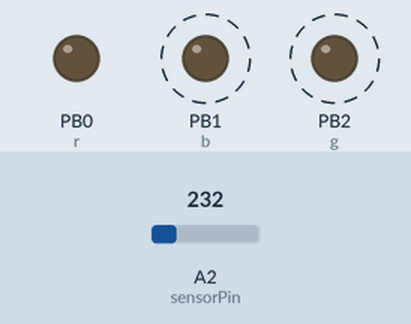
Bench run of a sketch on a simulated ATtiny85, built with avr-gcc and run on an emulated ATtiny85. Shown: output pins drawn as LEDs (lit = HIGH). Dashed ring = blinking. Inputs (shaded band) come from the test bench; at power-on: A2 (sensorPin) = 232. Pins used as bus, display or sensor lines are not drawn.

Above: at 1.8 s.
1.9 s: A2 (sensorPin) set to 255
At 2.3 s:
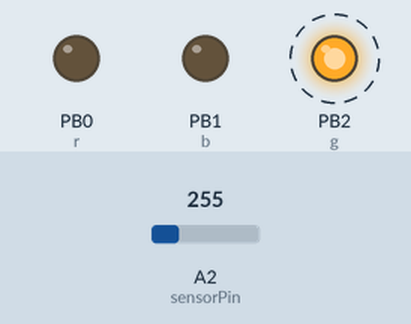
6.0 s: A2 (sensorPin) set to 266
At 6.4 s:
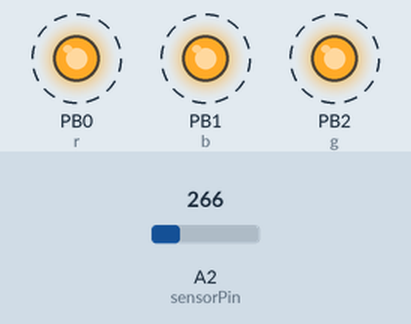
10.1 s: A2 (sensorPin) set to 287
At 11.4 s:
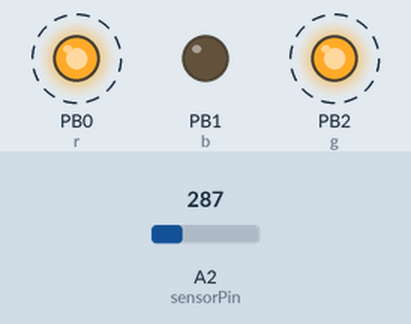
14.2 s: A2 (sensorPin) set to 336
At 15.4 s:
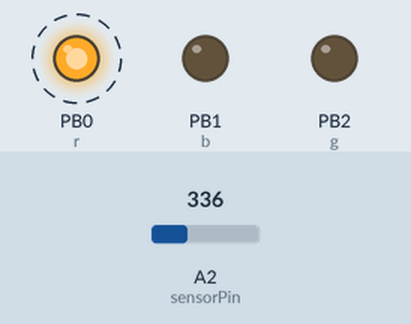
18.3 s: A2 (sensorPin) set to 201
At 19.4 s:
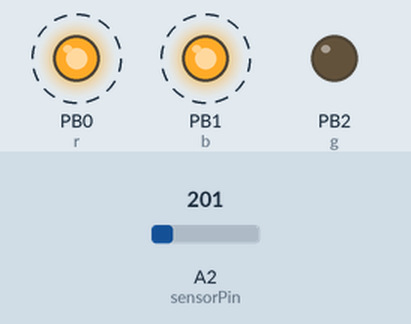
22.4 s: A2 (sensorPin) set to 205
At 23.4 s:
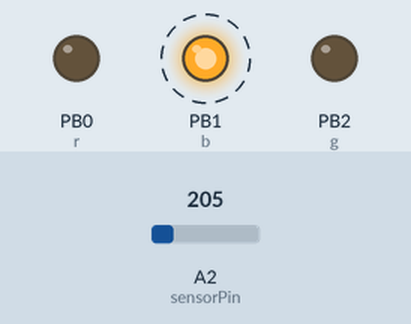
Timing chart, 0 to 27.5 s (numbered marks = the images above; inputs shaded):
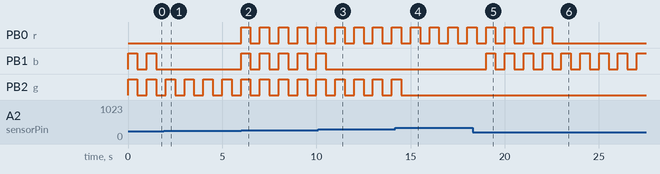

The sketch:

sketch_jul2a.ino
```cpp
const int sensorPin = A2, r = 0, b = 1, g = 2;
float t;
float voltage;
float vout;

bool yellow[] = {1, 1, 0}, red[] = {1, 0, 0}, blue[] = {0, 0, 1};
bool green[] = {0, 1, 0}, cyan[] = {0, 1, 1}, white[] = {1, 1, 1}, purple[] = {1, 0, 1};
bool off[] = {0, 0, 0};

void setup() {
  pinMode(r, OUTPUT);
  pinMode(b, OUTPUT);
  pinMode(g, OUTPUT);
  pinMode(sensorPin, INPUT);
  pinMode(5, OUTPUT); // ATTiny Reset Pin
  digitalWrite(5, HIGH);
}

void loop() {
  vout = analogRead(sensorPin);
  voltage = (vout * 3.0) / 1024.0;       // Convert to actual voltage
  t = (voltage - 0.5) * 100.0;           // TMP36 conversion
  colorConditions();
}

void colorConditions() {
  bool* color[] = {purple, blue, cyan, green, white, yellow, red};
  float temp[] = {-40, 10, 15, 21, 25, 30, 35, 126};

  for (int i = 0; i < 7; i++) {
    if (t >= temp[i] && t < temp[i+1]) {
      ledControl(color[i]);
      delay(500);
  	  ledControl(off);
 	  delay (500) ;
    }
  }
}

void ledControl(bool color[]) {
  digitalWrite(r, color[0]);
  digitalWrite(g, color[1]);
  digitalWrite(b, color[2]);
}
```

Measured:
- the behaviour switches between 242 and 243 on A2 (sensorPin) (found by bisection; images 0 and 1)
- the behaviour switches between 273 and 274 on A2 (sensorPin) (found by bisection; images 2 and 3)
- the behaviour switches between 204 and 205 on A2 (sensorPin) (found by bisection; images 5 and 6)
- after the input at 1.9 s, PB1 (b): stops changing and stays LOW
- after the input at 6.0 s, PB0 (r), PB1 (b): alternates HIGH for 0.50 s and LOW for 0.50 s, starting at once
- after the input at 10.1 s, PB1 (b): goes on until 10.5 s, then stays LOW
- after the input at 14.2 s, PB2 (g): goes on until 14.5 s, then stays LOW
- after the input at 18.3 s, PB1 (b): alternates HIGH for 0.50 s and LOW for 0.50 s, starting after 0.71 s
- after the input at 22.4 s, PB0 (r): goes on until 22.5 s, then stays LOW
